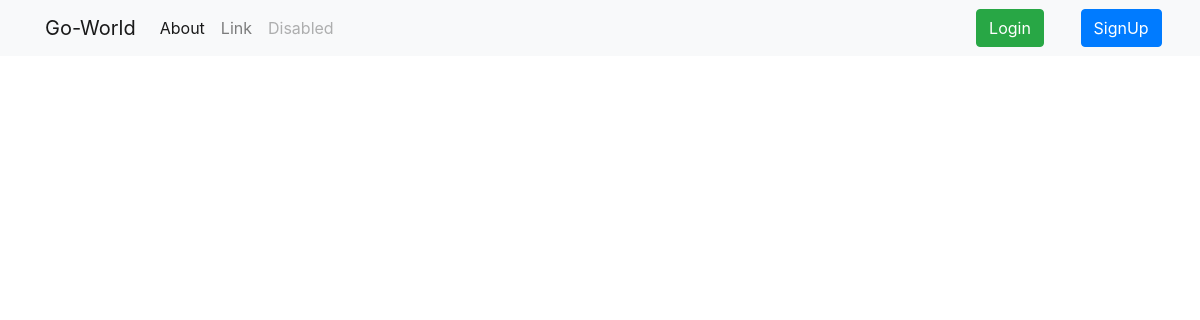
/blog/, run on an earlier commit of the app's database.
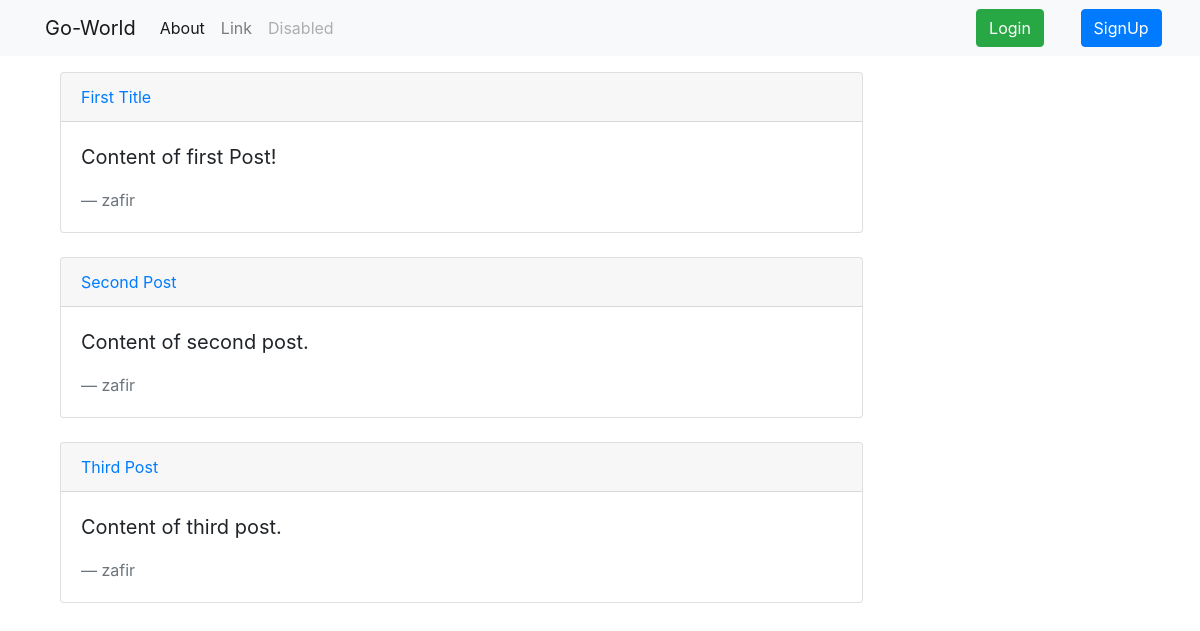
And on a later commit of the database.
### blog/models.py (models this page shows, shortened)
class Post(models.Model):
    title = models.CharField(max_length=100)
    content = models.TextField()
    date_posted = models.DateTimeField(default=timezone.now)
    author = models.ForeignKey(User, on_delete=models.CASCADE)

### blog/views.py (the view)
# urls.py: path('',views.home,name='blog-home'),
def home(request):
    context = {
        'posts': Post.objects.all()
    }
    return render(request, 'blog/home.html', context)

### blog/templates/blog/home.html
{% extends "blog/base.html" %}
{% block content %}
    {% for post in posts %}
        <div class="col-md-9 mb-4">
            <div class="card">
                  <div class="card-header">
                      <a href="">{{ post.title }}</a>
                  </div>
                  <div class="card-body">
                    <blockquote class="blockquote mb-0">
                      <p>{{ post.content }}</p>
                      <footer class="blockquote-footer">{{ post.author }}</footer>
                    </blockquote>
                  </div>
            </div>
        </div>
    {% endfor %}
{% endblock content %}

### blog/templates/blog/base.html (shortened to what this page needs)
{% load static %}
<!doctype html>
<html lang="en">
  <head>
    <link rel="stylesheet" href="https://stackpath.bootstrapcdn.com/bootstrap/4.3.1/css/bootstrap.min.css">
  </head>
  <body>
    <nav class="navbar navbar-expand-lg navbar-light bg-light">
      <div class="container">
          <div class="collapse navbar-collapse" id="navbarTogglerDemo01">
            <a class="navbar-brand" href="{% url 'blog-home' %}">Go-World</a>
            <ul class="navbar-nav mr-auto mt-2 mt-lg-0">
              <li class="nav-item active">
                <a class="nav-link" href="{% url 'blog-about' %}">About <span class="sr-only">(current)</span></a>
              </li>
              <li class="nav-item">
                <a class="nav-link" href="#">Link</a>
              </li>
              <li class="nav-item">
                <a class="nav-link disabled" href="#">Disabled</a>
              </li>
            </ul>
            <div class="form-inline my-2 my-lg-0">
                <div class="row">
                    <div class="col-md-6"><a href="" class="btn btn-success">Login</a></div>
                    <div class="col-md-6"><a href="" class="btn btn-primary">SignUp</a></div>
                </div>
            </div>
          </div>
      </div>
    </nav>
    <div class="container">
        {% block content %}{% endblock %}
    </div>
  </body>
</html>

What changed in the data, as far as the page shows it:
added Post: title "First Title", content "Content of first Post!", author "zafir"
added Post: title "Second Post", content "Content of second post.", author "zafir"
added Post: title "Third Post", content "Content of third post.", author "zafir"
